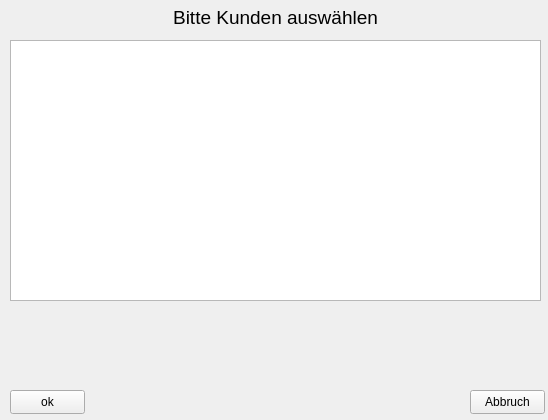
<?xml version="1.0" encoding="UTF-8"?>
<ui version="4.0">
 <class>frm_kundenauswahl</class>
 <widget class="QWidget" name="frm_kundenauswahl">
  <property name="geometry">
   <rect>
    <x>0</x>
    <y>0</y>
    <width>548</width>
    <height>420</height>
   </rect>
  </property>
  <property name="windowTitle">
   <string>Form</string>
  </property>
  <widget class="QLabel" name="label">
   <property name="geometry">
    <rect>
     <x>90</x>
     <y>7</y>
     <width>371</width>
     <height>20</height>
    </rect>
   </property>
   <property name="font">
    <font>
     <pointsize>14</pointsize>
    </font>
   </property>
   <property name="text">
    <string>Bitte Kunden auswählen</string>
   </property>
   <property name="alignment">
    <set>Qt::AlignCenter</set>
   </property>
  </widget>
  <widget class="QPushButton" name="bt_ok">
   <property name="geometry">
    <rect>
     <x>10</x>
     <y>390</y>
     <width>75</width>
     <height>24</height>
    </rect>
   </property>
   <property name="text">
    <string>ok</string>
   </property>
  </widget>
  <widget class="QPushButton" name="bt_abbruch">
   <property name="geometry">
    <rect>
     <x>470</x>
     <y>390</y>
     <width>75</width>
     <height>24</height>
    </rect>
   </property>
   <property name="text">
    <string>Abbruch</string>
   </property>
  </widget>
  <widget class="QTableView" name="tbl_kunden">
   <property name="geometry">
    <rect>
     <x>10</x>
     <y>40</y>
     <width>531</width>
     <height>261</height>
    </rect>
   </property>
  </widget>
 </widget>
 <resources/>
 <connections/>
</ui>
